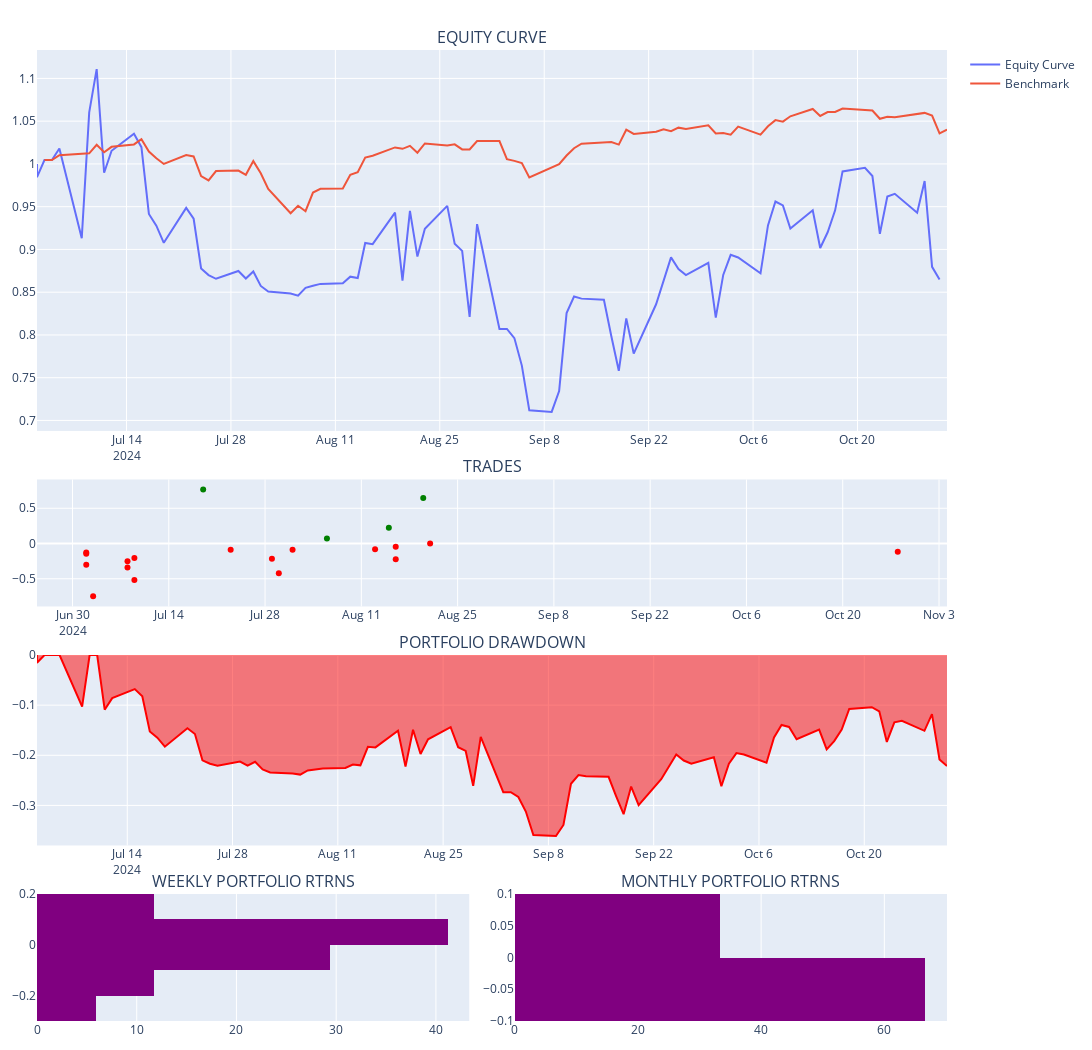

Notebook cell for this chart:
### Code cell
evb_backtest.portfolio.plot_portfolio()
